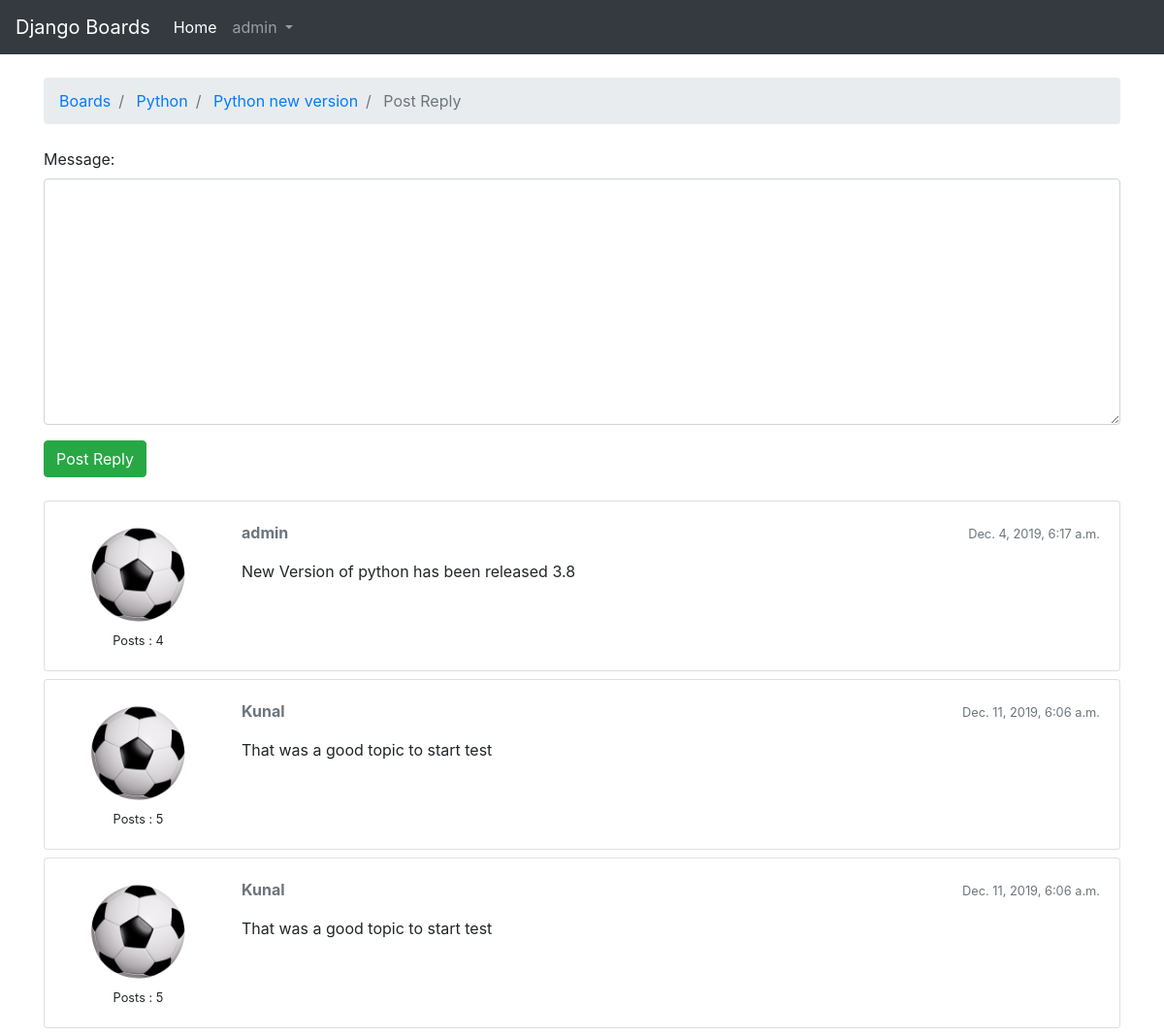
The app's page /boardAppV3/post_reply/1/1/ (signed in) with its own data.
### app/models.py (models this page shows, shortened)
class Topic(models.Model):
    subject = models.CharField(max_length=255)
    last_updated = models.DateTimeField(auto_now_add=True)
    board = models.ForeignKey(Board, related_name="topics", on_delete=models.CASCADE)
    startedBy = models.ForeignKey(User, related_name="topics", on_delete=models.CASCADE)
    views = models.PositiveIntegerField(default=0)

class Board(models.Model):
    name = models.CharField(max_length=30, unique=True)
    descrption = models.CharField(max_length=100)

class Post(models.Model):
    message = models.TextField(max_length=2000)
    topic = models.ForeignKey(Topic, related_name="posts", on_delete=models.CASCADE)
    posted_at = models.DateTimeField(auto_now_add=True)
    updated_at = models.DateTimeField(auto_now_add=True)
    created_by = models.ForeignKey(User, related_name="posts", on_delete=models.CASCADE)
    updated_by = models.ForeignKey(User, null = True, related_name="+", on_delete=models.CASCADE)

### app/views.py (the view)
# urls.py: path('post_reply/<int:pk>/<int:topic_pk>/', views.reply_topic, name='post_reply'),
@login_required
def reply_topic(req,pk,topic_pk):
    topic = get_object_or_404(Topic,board__pk=pk, pk=topic_pk)
    if req.method == 'POST':
        form = PostForm(req.POST)
        if form.is_valid():
            post = form.save(commit=False)
            post.topic = topic
            post.created_by = req.user
            post.save()
            return redirect('topics_posts',pk=pk,topic_pk=topic_pk)
    else:
        form = PostForm()
    return render(req, 'reply_topic.html', {'topic':topic,'form':form})

### app/forms.py
class PostForm(forms.ModelForm):
    class Meta:
        model = Post
        fields = ['message']

### app/templatetags/form_tags.py (called while the page is built)
@register.filter
def input_class(bound_field):
    css_class = ''
    if bound_field.form.is_bound:
        if bound_field.errors:
            css_class = 'is-invalid'
        elif field_type(bound_field) != 'PasswordInput':
            css_class = 'is-valid'
    return 'form-control {}'.format(css_class)

### app/templates/reply_topic.html (shortened to what this page needs)
{% extends 'base.html' %}
{% load staticfiles %}
{% block breadcrumb %}
<li class="breadcrumb-item">
    <a href="{% url 'index' %}">Boards</a>
</li>
<li class="breadcrumb-item">
    <a href="{% url 'topic' topic.board.pk %}">{{topic.board.name}}</a>
</li>
<li class="breadcrumb-item">
    <a href="{% url 'topics_posts' topic.board.pk topic.pk %}">
        {{topic.subject}}
    </a>
</li>
<li class="breadcrumb-item active">
    Post Reply
</li>
{% endblock %}
{% block content %}
<div>
    <form method="POST" class="mb-4">
        {% include 'includes/forms.html' %}
        <button type="submit" class="btn btn-success">Post Reply</button>
    </form>
    {% for post in topic.posts.all %}
    <div class="card mb-2">
        <div class="card-body">
            <div class="row">
                <div class="col-2 text-center">
                    <img class="w-75" src="{% static 'images/Football.png' %}" alt="">
                    <br>
                    <small>Posts : {{post.created_by.posts.count}}</small>
                </div>
                <div class="col-10">
                    <div class="row mb-3">
                        <div class="col-6">
                            <strong class="text-muted">{{post.created_by.username}}</strong>
                        </div>
                        <div class="col-6 text-right">
                            <small class="text-muted">
                                {{post.posted_at}}
                            </small>
                        </div>
                    </div>
                    {{post.message}}
                </div>
            </div>
        </div>
    </div>
    {% endfor %}
</div>
{% endblock %}

### app/templates/base.html (shortened to what this page needs)
<!doctype html>
<html lang="en">
{% load staticfiles %}
<head>
    <link rel="stylesheet" href="https://stackpath.bootstrapcdn.com/bootstrap/4.4.1/css/bootstrap.min.css">
</head>
<body>
    <nav class="navbar navbar-expand-lg navbar-dark bg-dark">
        <a class="navbar-brand" href="{% url 'index' %}">Django Boards</a>
        <div class="collapse navbar-collapse" id="navbarSupportedContent">
                {% if user.is_authenticated %}
            <ul class="navbar-nav mr-auto">
                    <li class="nav-item active">
                        <a class="nav-link" href="{% url 'index' %}">Home <span class="sr-only">(current)</span></a>
                    </li>
                    <li class="nav-item dropdown">
                        <a class="nav-link dropdown-toggle" href="#" id="navbarDropdown" role="button" data-toggle="dropdown" aria-haspopup="true" aria-expanded="false">
                        {{user.username}}
                        </a>
                    </li>
                </ul>
                {% else %}
                <form class="form-inline ml-auto">
                    <a class="btn btn-warning" href="{% url 'signup' %}">Signup</a>
                    &nbsp;&nbsp;&nbsp;
                    <a class="btn btn-danger" href="{% url 'login' %}">Login</a>
                </form>
                {% endif %}
        </div>
    </nav>
    <div class="container">
        <ol class="breadcrumb my-4">
            {% block breadcrumb %} {% endblock %}
        </ol>
        {% block content %} {% endblock %}
    </div>
</body>
</html>

### records on screen
Topic: board.name "Python", subject "Python new version"
Post: created_by.posts.count "4", created_by.username "admin", posted_at "Dec. 4, 2019, 6:17 a.m.", message "New Version of python has been released 3.8"
Post: created_by.posts.count "5", created_by.username "Kunal", posted_at "Dec. 11, 2019, 6:06 a.m.", message "That was a good topic to start test"
Post: created_by.posts.count "5", created_by.username "Kunal", posted_at "Dec. 11, 2019, 6:06 a.m.", message "That was a good topic to start test"

### other values on screen
{{ user.username }} "admin"
{{ field.label_tag }} "Message:"
